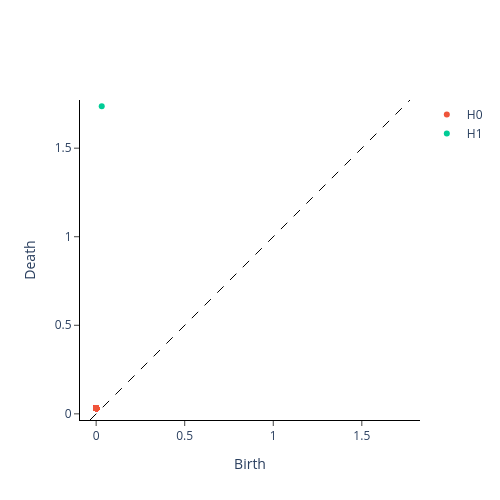

Notebook code for this chart:
### Code cell
plot_diagram(diag_full[0]).show()

### Figure 1 — Plotly figure (JSON) as saved in the notebook; plotly's stock layout.template omitted (floating-point values rounded to 4 significant figures; data arrays with more than 128 entries replaced by an {"elided": "..."} marker saying what was removed)
{"data": [{"hoverinfo": "none", "line": {"color": "black", "dash": "dash", "width": 1}, "mode": "lines", "showlegend": false, "type": "scatter", "x": [-0.03475, 1.772], "y": [-0.03475, 1.772]}, {"hoverinfo": "text", "hovertext": {"elided": "199 str values"}, "mode": "markers", "name": "H0", "type": "scatter", "x": {"elided": "199 float values"}, "y": {"elided": "199 float values"}}, {"hoverinfo": "text", "hovertext": ["(0.031414635479450226, 1.7372630834579468)"], "mode": "markers", "name": "H1", "type": "scatter", "x": [0.03141], "y": [1.737]}], "layout": {"height": 500, "plot_bgcolor": "white", "width": 500, "xaxis": {"autorange": false, "exponentformat": "e", "linecolor": "black", "linewidth": 1, "mirror": false, "range": [-0.03475, 1.772], "showexponent": "all", "showline": true, "side": "bottom", "ticks": "outside", "title": {"text": "Birth"}, "type": "linear", "zeroline": true}, "yaxis": {"autorange": false, "exponentformat": "e", "linecolor": "black", "linewidth": 1, "mirror": false, "range": [-0.03475, 1.772], "scaleanchor": "x", "scaleratio": 1, "showexponent": "all", "showline": true, "side": "left", "ticks": "outside", "title": {"text": "Death"}, "type": "linear", "zeroline": true}}}
